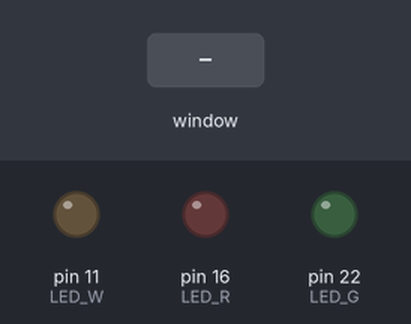
A program run on a simulated Raspberry Pi (header pin numbers). On the bench: output pins drawn as LEDs (lit = HIGH). The inputs (shaded band) are chosen by the test bench. The desktop window is not drawn, its controls go by their first labels and the mouse button is held 0.15 s; what the program prints to the terminal is not drawn.

Above: at 1.2 s.
1.3 s: control labelled "11 ON" in the window clicked
At 2.3 s:
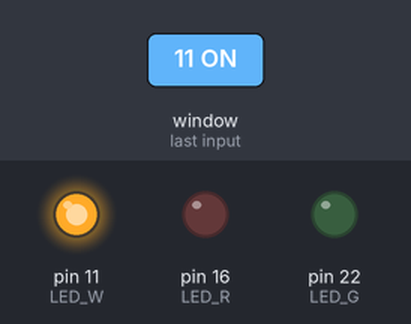
2.8 s: control labelled "16 ON" in the window clicked
At 3.4 s:
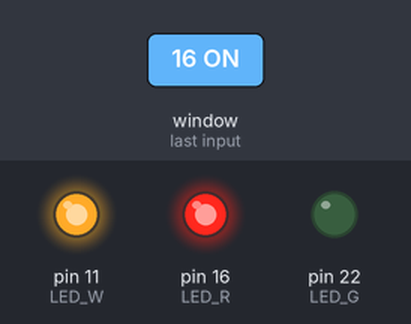
4.3 s: control labelled "11 OFF" in the window clicked
At 5.5 s:
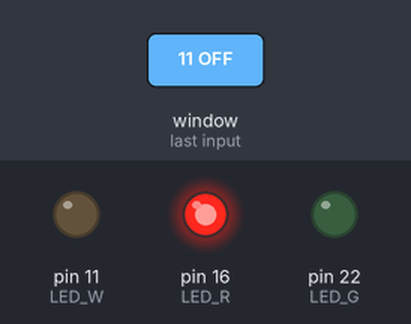
5.8 s: control labelled "16 OFF" in the window clicked
At 6.9 s:
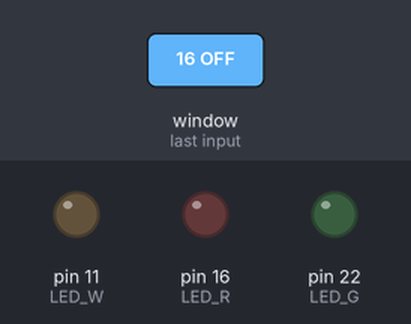
7.3 s: control labelled "22 ON" in the window clicked
At 8.0 s:
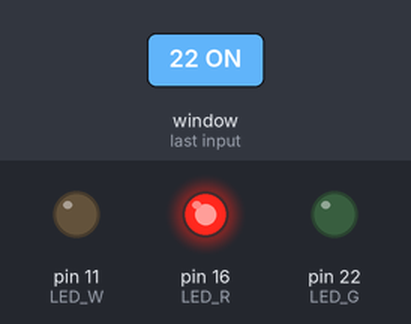
Timing chart, 0 to 9.8 s (numbered marks = the images above; inputs shaded):
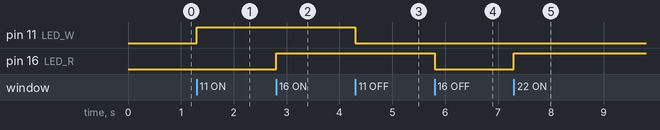

Measured:
- after the input at 1.3 s, pin 11 (LED_W): LOW → HIGH at once
- after the input at 2.8 s, pin 16 (LED_R): LOW → HIGH at once
- after the input at 4.3 s, pin 11 (LED_W): HIGH → LOW at once
- after the input at 5.8 s, pin 16 (LED_R): HIGH → LOW at once
- after the input at 7.3 s, pin 16 (LED_R): LOW → HIGH at once

The program:

led_bt.py
```python
# coding: utf-8

# GPIO 모듈
import RPi.GPIO as GPIO

import time
import tkinter as tk

# 핀 번호 할당으로 처리 : 핀번호 설정
GPIO.setmode(GPIO.BOARD)

# 핀 번호 설정 : chanel
LED_W = 11
LED_R = 16
LED_G = 22

# 11번 핀 출력 핀으로 등록, 초기 출력은 LOW = 0 False
GPIO.setup(LED_W, GPIO.OUT, initial=GPIO.LOW)
GPIO.setup(LED_R, GPIO.OUT, initial=GPIO.LOW)
GPIO.setup(LED_G, GPIO.OUT, initial=GPIO.LOW)

print('=====>LED_W:',GPIO.input(LED_W))

def on():
    GPIO.output(LED_W, 1)

def off():
    GPIO.output(LED_W, 0)

def onn():
    GPIO.output(LED_R, 1)

def offf():
    GPIO.output(LED_R, 0)

def onnn():
    GPIO.output(LED_G, 1)

def offff():
    GPIO.output(LED_G, 0)


# 윈도우 객체
window = tk.Tk()
window.geometry('400x400')

# label 객체 생성
label = tk.Label(window, text='버튼을 눌러서 LED 점등을 하세요')

# button 객체 생성
btn = tk.Button(window, text='11 ON', command=on)
btn2 = tk.Button(window, text='11 OFF', command=off)

btn3 = tk.Button(window, text='16 ON', command=onn)
btn4 = tk.Button(window, text='16 OFF', command=offf)

btn5 = tk.Button(window, text='22 ON', command=onn)
btn6 = tk.Button(window, text='22 OFF', command=offf)

# 위젯 배치
label.pack()
btn.pack()
btn2.pack()
btn3.pack()
btn4.pack()
btn5.pack()
btn6.pack()

# 윈도우 출력
window.mainloop()

# GPIO 개방
GPIO.cleanup()
```
